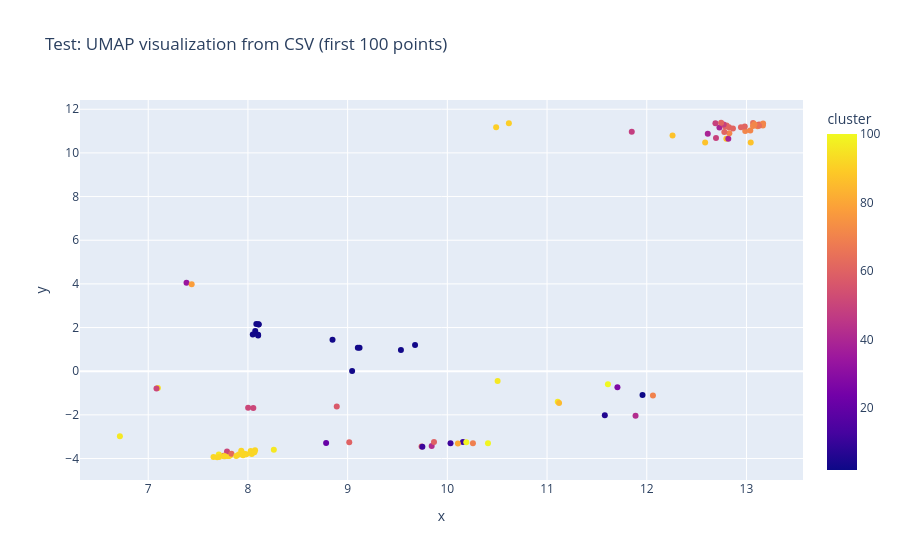

Notebook code for this chart:
### Markdown cell above
# TSNE viz

### Code cell
# Load existing data and confirm CSV recreation capability
import pandas as pd
import numpy as np
import plotly.express as px
import plotly.graph_objects as go
from sklearn.manifold import TSNE
import duckdb

# Check if the CSV files exist and can recreate the plot
try:
    viz_kmeans = pd.read_csv('data/cluster_visualization_kmeans.csv')
    viz_hdbscan = pd.read_csv('data/cluster_visualization_hdbscan.csv')
    print("✅ CSV files loaded successfully!")
    print(f"K-means data shape: {viz_kmeans.shape}")
    print(f"HDBSCAN data shape: {viz_hdbscan.shape}")
    print(f"Columns: {list(viz_kmeans.columns)}")
    
    # Quick test plot
    print("\n📊 Testing plotly recreation from CSV...")
    fig = px.scatter(viz_kmeans.head(100), x='x', y='y', color='cluster', 
                    title="Test: UMAP visualization from CSV (first 100 points)")
    fig.show()
    print("✅ Plotly visualization works from CSV data!")
    
except FileNotFoundError as e:
    print(f"❌ CSV files not found: {e}")
    print("Need to run clustering first to generate the data.")
    viz_kmeans = None
    viz_hdbscan = None

### Figure 1 — Plotly figure (JSON) as saved in the notebook; plotly's stock layout.template omitted (floating-point values rounded to 4 significant figures)
{"data": [{"hovertemplate": "x=%{x}<br>y=%{y}<br>cluster=%{marker.color}<extra></extra>", "legendgroup": "", "marker": {"color": [60, 11, 11, 96, 85, 6, 42, 42, 3, 3, 3, 3, 3, 3, 3, 3, 3, 34, 27, 3, 3, 96, 100, 78, 3, 57, 2, 70, 51, 51, 61, 39, 39, 49, 61, 61, 3, 96, 49, 94, 51, 61, 69, 99, 81, 99, 60, 21, 63, 92, 60, 11, 92, 92, 92, 92, 92, 92, 92, 92, 51, 92, 92, 96, 92, 63, 92, 92, 96, 92, 92, 92, 92, 92, 64, 87, 39, 49, 71, 87, 61, 71, 71, 61, 71, 71, 71, 90, 71, 61, 90, 61, 48, 61, 64, 87, 87, 71, 71, 61], "coloraxis": "coloraxis", "symbol": "circle"}, "mode": "markers", "name": "", "orientation": "v", "showlegend": false, "type": "scatter", "x": [9.742, 9.75, 10.16, 11.11, 11.12, 11.58, 11.89, 9.843, 8.848, 8.084, 8.073, 8.102, 9.119, 9.676, 9.102, 8.107, 8.107, 7.384, 11.71, 9.534, 8.049, 10.5, 11.61, 7.436, 8.102, 8.891, 11.96, 12.06, 8.002, 8.054, 12.8, 12.61, 12.73, 12.69, 12.79, 12.83, 9.045, 6.716, 12.77, 7.097, 7.083, 12.75, 10.26, 10.19, 10.11, 10.41, 9.016, 8.784, 7.756, 7.823, 9.866, 10.03, 8.072, 7.798, 7.813, 7.908, 8.039, 8.028, 7.984, 7.933, 7.79, 7.952, 8.065, 8.26, 7.963, 7.835, 7.883, 7.692, 7.708, 7.77, 7.71, 7.655, 7.937, 7.759, 13.07, 12.8, 12.82, 12.69, 13.04, 12.59, 13.12, 12.99, 12.83, 13.14, 13.16, 13.17, 13.16, 10.62, 13.11, 12.78, 10.49, 12.98, 11.85, 12.86, 13.13, 12.26, 13.04, 13.08, 13.07, 12.94], "xaxis": "x", "y": [-3.446, -3.459, -3.248, -1.399, -1.462, -2.016, -2.042, -3.425, 1.439, 2.16, 1.838, 1.668, 1.079, 1.199, 1.07, 2.154, 2.135, 4.048, -0.7314, 0.9725, 1.685, -0.4529, -0.5918, 3.983, 1.631, -1.62, -1.089, -1.107, -1.672, -1.682, 11.25, 10.88, 11.16, 11.36, 11.21, 11.18, 0.01182, -2.982, 11.3, -0.7732, -0.7912, 11.38, -3.299, -3.25, -3.313, -3.296, -3.254, -3.284, -3.872, -3.845, -3.242, -3.297, -3.618, -3.879, -3.886, -3.819, -3.793, -3.66, -3.804, -3.648, -3.68, -3.851, -3.707, -3.592, -3.779, -3.777, -3.879, -3.941, -3.816, -3.895, -3.925, -3.927, -3.731, -3.894, 11.37, 10.65, 10.65, 10.68, 11.02, 10.48, 11.3, 11.0, 10.9, 11.29, 11.28, 11.35, 11.25, 11.36, 11.22, 10.95, 11.18, 11.21, 10.96, 11.12, 11.24, 10.79, 10.48, 11.32, 11.23, 11.17], "yaxis": "y"}], "layout": {"coloraxis": {"colorbar": {"title": {"text": "cluster"}}, "colorscale": [[0, "#0d0887"], [0.1111, "#46039f"], [0.2222, "#7201a8"], [0.3333, "#9c179e"], [0.4444, "#bd3786"], [0.5556, "#d8576b"], [0.6667, "#ed7953"], [0.7778, "#fb9f3a"], [0.8889, "#fdca26"], [1, "#f0f921"]]}, "legend": {"tracegroupgap": 0}, "title": {"text": "Test: UMAP visualization from CSV (first 100 points)"}, "xaxis": {"anchor": "y", "domain": [0, 1], "title": {"text": "x"}}, "yaxis": {"anchor": "x", "domain": [0, 1], "title": {"text": "y"}}}}
